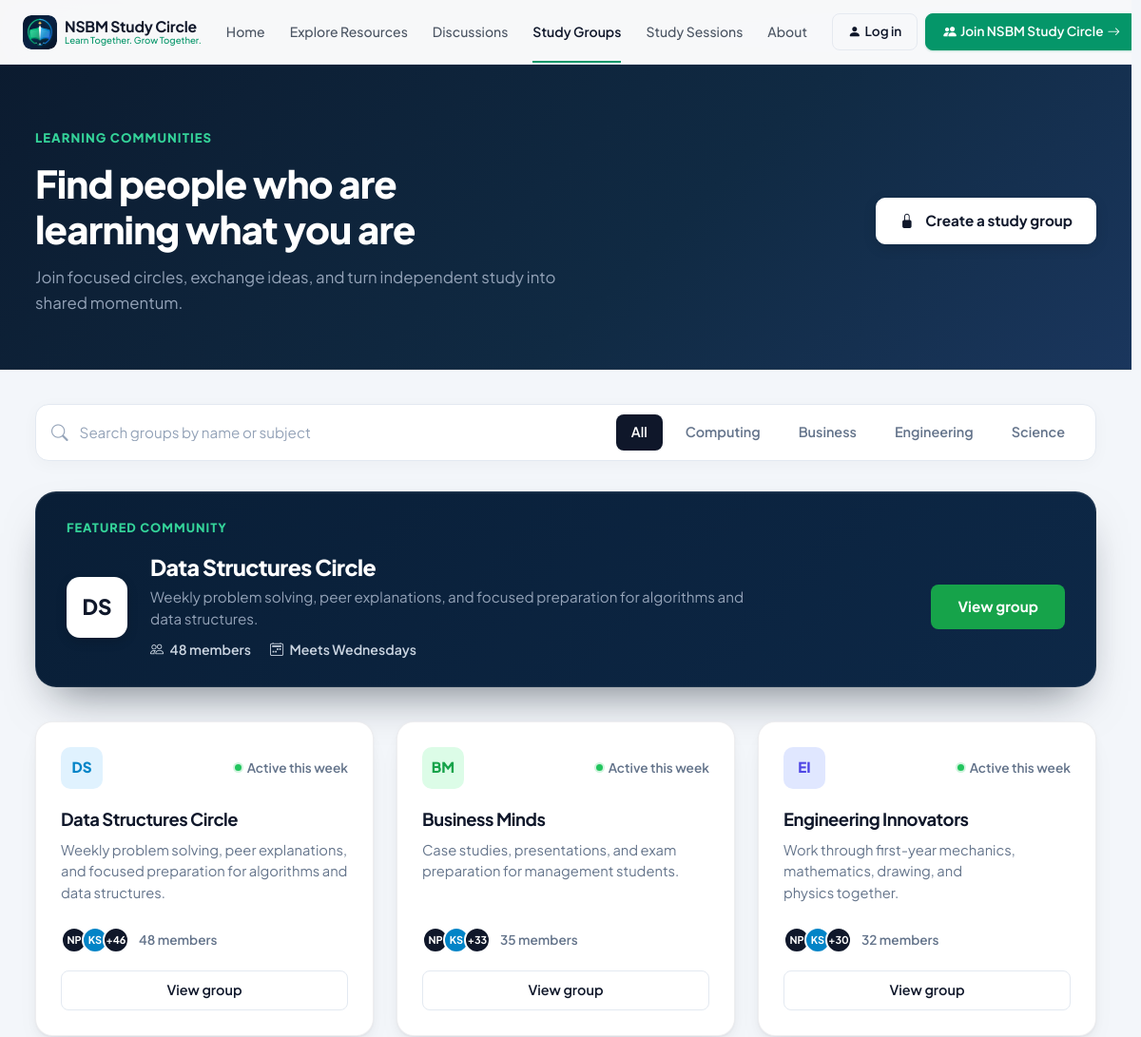
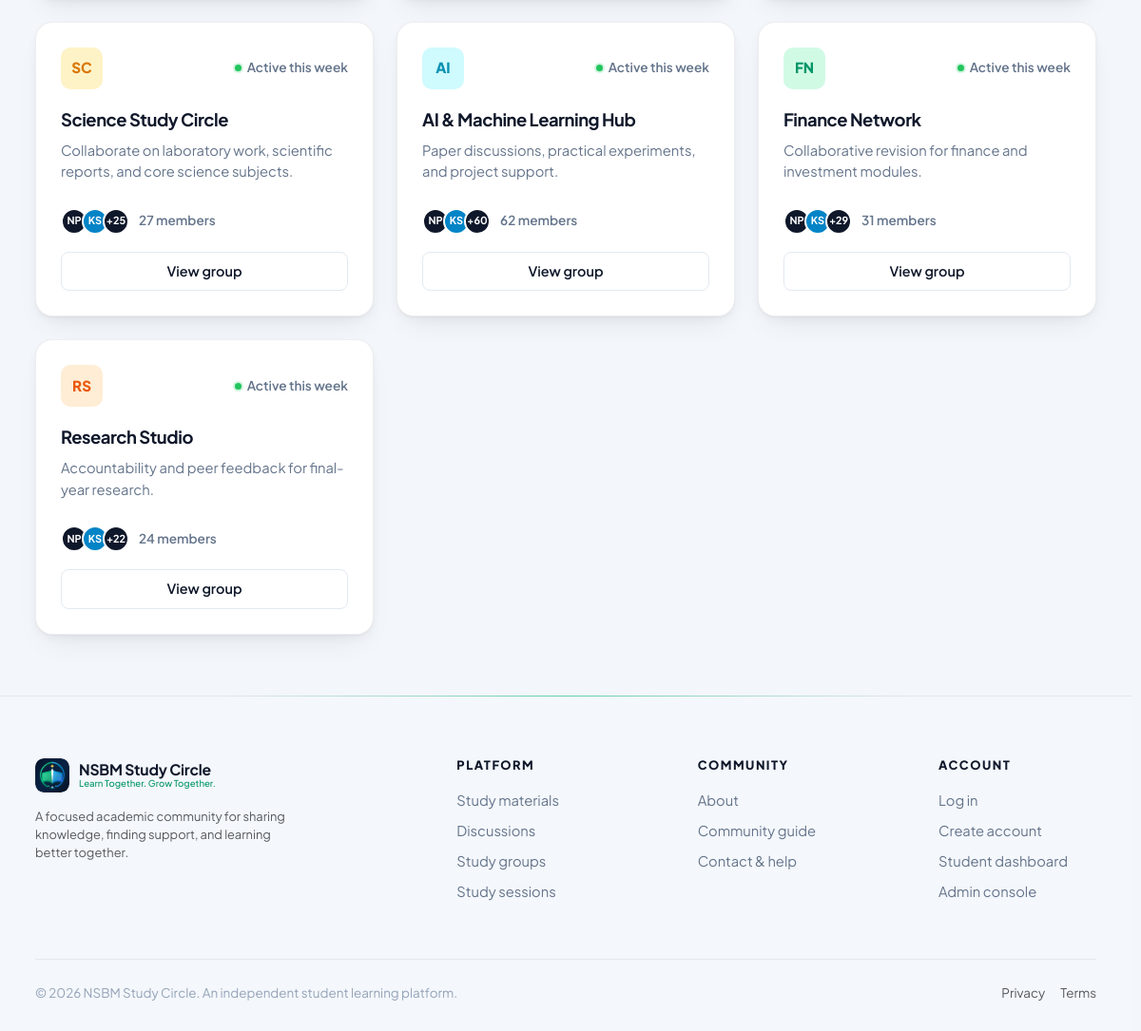
Screenshot of /frontend/study-groups.php with the database file from the repository (2 pictures, top to bottom).
### tables this page shows
CREATE TABLE IF NOT EXISTS study_groups (
    id INT AUTO_INCREMENT PRIMARY KEY,
    name VARCHAR(120) NOT NULL,
    code VARCHAR(10) DEFAULT 'SG',
    category VARCHAR(50) DEFAULT 'Computing',
    is_featured TINYINT(1) DEFAULT 0,
    schedule_info VARCHAR(100) DEFAULT 'Meets Wednesdays',
    activity_status VARCHAR(50) DEFAULT 'Active this week',
    description TEXT NULL,
    about_text TEXT NULL,
    what_we_study VARCHAR(255) NULL,
    created_date_str VARCHAR(50) DEFAULT 'Created February 2025',
    badge_color VARCHAR(30) DEFAULT 'badge-ds',
    creator_id INT NOT NULL,
    member_count INT DEFAULT 1,
    max_members INT DEFAULT 48,
    status ENUM('Active', 'Review', 'Flagged') DEFAULT 'Active',
    reports_count INT DEFAULT 0,
    created_at TIMESTAMP DEFAULT CURRENT_TIMESTAMP,
    FOREIGN KEY (creator_id) REFERENCES users(id) ON DELETE CASCADE,
    INDEX idx_groups_category (category),
    INDEX idx_groups_status (status)
);

### backend/models/StudyGroup.php (called while the page is built, shortened)
<?php
require_once __DIR__ . '/../config/db_config.php';
class StudyGroupModel {
    private $conn;
    public function __construct($dbConnection = null) {
        global $conn;
        $this->conn = $dbConnection ?? $conn;
    }
    public function getFeaturedGroup() {
        $query = "SELECT * FROM study_groups WHERE is_featured = 1 AND status = 'Active' LIMIT 1";
        $result = $this->conn->query($query);
        if ($result && $row = $result->fetch_assoc()) {
            return $this->formatGroupData($row);
        }
        $fallback = $this->getFallbackGroups();
        return $fallback[0] ?? null;
    }
    public function getGroups($category = 'All', $search = '', $limit = 30) {
        $sql = "SELECT * FROM study_groups WHERE status = 'Active'";
        $params = [];
        $types = "";
        $sql .= " ORDER BY id ASC LIMIT ?";
        $params[] = $limit;
        $types .= "i";
        $stmt = $this->conn->prepare($sql);
        if (!empty($types)) {
            $stmt->bind_param($types, ...$params);
        }
        $stmt->execute();
        $result = $stmt->get_result();
        $groups = [];
        while ($row = $result->fetch_assoc()) {
            $groups[] = $this->formatGroupData($row);
        }
        return !empty($groups) ? $groups : $this->filterFallbackGroups($category, $search);
    }
    private function formatGroupData($row) {
        $code = !empty($row['code']) ? $row['code'] : $this->getInitials($row['name']);
        $category = $row['category'] ?? 'Computing';
        $badgeStyle = $this->getBadgeStyle($code);
        $memberCount = (int)($row['member_count'] ?? 24);
        $remainingMembers = max(0, $memberCount - 2);
        $tags = [];
        if (!empty($row['what_we_study'])) {
            $tags = array_map('trim', explode(',', $row['what_we_study']));
        }
        return [
            'id' => (int)$row['id'],
            'name' => $row['name'],
            'code' => $code,
            'category' => $category,
            'is_featured' => (bool)($row['is_featured'] ?? 0),
            'schedule_info' => $row['schedule_info'] ?? 'Meets Wednesdays',
            'activity_status' => $row['activity_status'] ?? 'Active this week',
            'description' => $row['description'],
            'about_text' => !empty($row['about_text']) ? $row['about_text'] : $row['description'],
            'what_we_study' => $row['what_we_study'] ?? '',
            'tags' => $tags,
            'created_date_str' => $row['created_date_str'] ?? 'Created February 2025',
            'member_count' => $memberCount,
            'remaining_count' => $remainingMembers,
            'badge_style' => $badgeStyle,
            'avatars' => [
                ['initials' => 'NP', 'bg' => '#0f172a'],
                ['initials' => 'KS', 'bg' => '#0284c7'],
                ['initials' => '+' . $remainingMembers, 'bg' => '#0f172a']
            ]
        ];
    }
    private function getBadgeStyle($code) {
        $map = [
            'DS' => ['bg' => '#e0f2fe', 'color' => '#0284c7', 'class' => 'badge-ds'],
            'BM' => ['bg' => '#dcfce7', 'color' => '#16a34a', 'class' => 'badge-bm'],
            'EI' => ['bg' => '#e0e7ff', 'color' => '#4f46e5', 'class' => 'badge-ei'],
            'SC' => ['bg' => '#fef3c7', 'color' => '#d97706', 'class' => 'badge-sc'],
            'AI' => ['bg' => '#cffafe', 'color' => '#0891b2', 'class' => 'badge-ai'],
            'FN' => ['bg' => '#d1fae5', 'color' => '#059669', 'class' => 'badge-fn'],
            'RS' => ['bg' => '#ffedd5', 'color' => '#ea580c', 'class' => 'badge-rs']
        ];
        return $map[$code] ?? ['bg' => '#e0f2fe', 'color' => '#0284c7', 'class' => 'badge-ds'];
    }
}
?>

### frontend/study-groups.php (the view, shortened to what this page needs)
<?php
require_once __DIR__ . '/../backend/config/db_config.php';
require_once __DIR__ . '/../backend/models/StudyGroup.php';
$model = new StudyGroupModel($conn);
$featured = $model->getFeaturedGroup();
$groups = $model->getGroups('All', '');
?>
<!DOCTYPE html>
<html lang="en" data-bs-theme="light">
<head>
    <link href="https://cdn.jsdelivr.net/npm/bootstrap@5.3.3/dist/css/bootstrap.min.css" rel="stylesheet">
    <link rel="stylesheet" href="https://cdn.jsdelivr.net/npm/bootstrap-icons@1.11.3/font/bootstrap-icons.min.css">
    <link rel="stylesheet" href="assets/css/style.css">
</head>
<body>
    <?php $activePage = 'study-groups'; include __DIR__ . '/includes/header.php'; ?>
    <header class="study-groups-hero">
        <div class="container-xl">
            <div class="row align-items-center justify-content-between">
                <div class="col-lg-8">
                    <span class="study-groups-hero-label">LEARNING COMMUNITIES</span>
                    <h1 class="study-groups-hero-title">Find people who are learning what you are</h1>
                    <p class="study-groups-hero-desc">
                        Join focused circles, exchange ideas, and turn independent study into shared momentum.
                    </p>
                </div>
                <div class="col-lg-4 text-lg-end mt-4 mt-lg-0">
                    <?php if ($isLoggedIn): ?>
                        <a href="student/groups.php" class="btn-create-group text-decoration-none d-inline-flex align-items-center justify-content-center">
                            <i class="bi bi-people me-2"></i> Create a study group
                        </a>
                    <?php else: ?>
                        <button type="button" class="btn-create-group" onclick="promptLoginRequired('group_create')">
                            <i class="bi bi-lock-fill me-1"></i> Create a study group
                        </button>
                    <?php endif; ?>
                </div>
            </div>
        </div>
    </header>
    <div class="container-xl">
        <div class="study-search-filter-box">
            <div class="study-search-input-wrap">
                <i class="bi bi-search"></i>
                <input type="text" id="groupSearchInput" class="study-search-input" placeholder="Search groups by name or subject" autocomplete="off">
            </div>
            <div class="category-pills-wrap" role="group">
                <button type="button" class="category-pill-btn active" data-category="All">All</button>
                <button type="button" class="category-pill-btn" data-category="Computing">Computing</button>
                <button type="button" class="category-pill-btn" data-category="Business">Business</button>
                <button type="button" class="category-pill-btn" data-category="Engineering">Engineering</button>
                <button type="button" class="category-pill-btn" data-category="Science">Science</button>
            </div>
        </div>
        <?php if (!empty($featured)): ?>
        <section class="featured-community-card">
            <span class="featured-community-label">FEATURED COMMUNITY</span>
            <div class="featured-card-body">
                <div class="featured-info-left">
                    <div class="featured-group-badge">
                        <?php echo htmlspecialchars($featured['code']); ?>
                    </div>
                    <div>
                        <h2 class="featured-group-title"><?php echo htmlspecialchars($featured['name']); ?></h2>
                        <p class="featured-group-desc"><?php echo htmlspecialchars($featured['description']); ?></p>
                        <div class="featured-group-meta">
                            <span><i class="bi bi-people me-1"></i> <?php echo (int)$featured['member_count']; ?> members</span>
                            <span><i class="bi bi-calendar2-week me-1"></i> <?php echo htmlspecialchars($featured['schedule_info']); ?></span>
                        </div>
                    </div>
                </div>
                <div>
                    <a href="study-group-details.php?id=<?php echo $featured['id']; ?>" class="btn-view-featured">
                        View group
                    </a>
                </div>
            </div>
        </section>
        <?php endif; ?>
        <div class="study-groups-grid" id="studyGroupsGrid">
            <?php foreach ($groups as $grp): ?>
            <div class="study-card-item"
                 data-id="<?php echo $grp['id']; ?>"
                 data-category="<?php echo htmlspecialchars($grp['category']); ?>"
                 data-name="<?php echo htmlspecialchars($grp['name']); ?>"
                 data-code="<?php echo htmlspecialchars($grp['code']); ?>"
                 data-desc="<?php echo htmlspecialchars($grp['description']); ?>">
                <div class="card-top-row">
                    <div class="group-badge-box <?php echo htmlspecialchars($grp['badge_style']['class'] ?? 'badge-ds'); ?>">
                        <?php echo htmlspecialchars($grp['code']); ?>
                    </div>
                    <div class="active-week-dot">
                        <span class="active-dot-indicator"></span>
                        <span><?php echo htmlspecialchars($grp['activity_status']); ?></span>
                    </div>
                </div>
                <div>
                    <h3 class="study-card-title"><?php echo htmlspecialchars($grp['name']); ?></h3>
                    <p class="study-card-desc"><?php echo htmlspecialchars($grp['description']); ?></p>
                </div>
                <div class="card-bottom-row">
                    <div class="members-avatar-row">
                        <div class="avatar-stack">
                            <span class="avatar-circle">NP</span>
                            <span class="avatar-circle avatar-blue">KS</span>
                            <span class="avatar-circle">+<?php echo max(1, $grp['member_count'] - 2); ?></span>
                        </div>
                        <span class="members-count-text"><?php echo (int)$grp['member_count']; ?> members</span>
                    </div>
                    <a href="study-group-details.php?id=<?php echo $grp['id']; ?>" class="btn-card-view-group">
                        View group
                    </a>
                </div>
            </div>
            <?php endforeach; ?>
        </div>
    </div>
    <footer class="figma-footer">
        <div class="container-xl">
            <div class="row g-4 justify-content-between">
                <div class="col-lg-4 col-md-6">
                    <a href="index.php" class="brand-logo-container mb-3 text-decoration-none">
                        <div class="brand-logo-wrapper">
                            <img src="assets/images/logo.svg" alt="NSBM Study Circle Logo" class="brand-logo-img" onerror="this.onerror=null; this.src='assets/images/logo.jpg';">
                        </div>
                        <div class="brand-text-group">
                            <span class="brand-title">NSBM Study Circle</span>
                            <span class="brand-subtitle">Learn Together. Grow Together.</span>
                        </div>
                    </a>
                    <p class="text-muted small" style="max-width: 320px;">
                        A focused academic community for sharing knowledge, finding support, and learning better together.
                    </p>
                </div>
                <div class="col-lg-2 col-md-6 col-6">
                    <h6>PLATFORM</h6>
                    <a href="resources.php">Study materials</a>
                    <a href="discussions.php">Discussions</a>
                    <a href="study-groups.php">Study groups</a>
                    <a href="sessions.php">Study sessions</a>
                </div>
                <div class="col-lg-2 col-md-6 col-6">
                    <h6>COMMUNITY</h6>
                    <a href="about.php">About</a>
                    <a href="contact.php">Community guide</a>
                    <a href="contact.php">Contact &amp; help</a>
                </div>
                <div class="col-lg-2 col-md-6 col-6">
                    <h6>ACCOUNT</h6>
                    <a href="login.php">Log in</a>
                    <a href="signup.php">Create account</a>
                    <a href="student/index.php">Student dashboard</a>
                    <a href="admin/index.php">Admin console</a>
                </div>
            </div>
            <div class="footer-bottom-line d-flex justify-content-between align-items-center flex-wrap gap-2">
                <div>&copy; 2026 NSBM Study Circle. An independent student learning platform.</div>
                <div class="d-flex gap-3">
                    <a href="contact.php" class="text-muted text-decoration-none">Privacy</a>
                    <a href="contact.php" class="text-muted text-decoration-none">Terms</a>
                </div>
            </div>
        </div>
    </footer>
</body>
</html>

### rows the page displays
study_groups: code "DS", name "Data Structures Circle", description "Weekly problem solving, peer explanations, and focused preparation for algorithms and data structures.", member_count "48", schedule_info "Meets Wednesdays", activity_status "Active this week", max(1,$grp['member_count']-2) "46"
study_groups: code "BM", activity_status "Active this week", name "Business Minds", description "Case studies, presentations, and exam preparation for management students.", max(1,$grp['member_count']-2) "33", member_count "35"
study_groups: code "EI", activity_status "Active this week", name "Engineering Innovators", description "Work through first-year mechanics, mathematics, drawing, and physics together.", max(1,$grp['member_count']-2) "30", member_count "32"
study_groups: code "SC", activity_status "Active this week", name "Science Study Circle", description "Collaborate on laboratory work, scientific reports, and core science subjects.", max(1,$grp['member_count']-2) "25", member_count "27"
study_groups: code "AI", activity_status "Active this week", name "AI & Machine Learning Hub", description "Paper discussions, practical experiments, and project support.", max(1,$grp['member_count']-2) "60", member_count "62"
study_groups: code "FN", activity_status "Active this week", name "Finance Network", description "Collaborative revision for finance and investment modules.", max(1,$grp['member_count']-2) "29", member_count "31"
study_groups: code "RS", activity_status "Active this week", name "Research Studio", description "Accountability and peer feedback for final-year research.", max(1,$grp['member_count']-2) "22", member_count "24"
